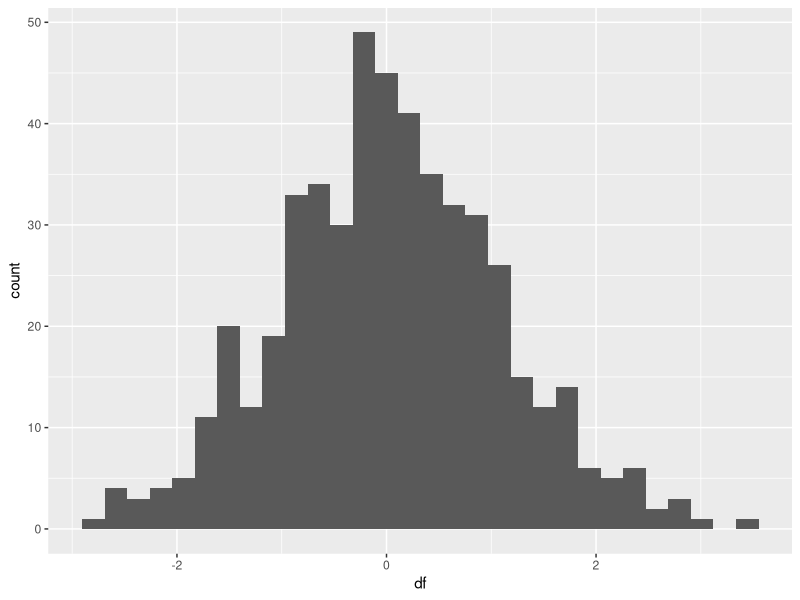

Here is the R script that generated this plot:
## ---- chunk 1
library(ggplot2)
df<-rnorm(500)
df<-as.data.frame(df)
ggplot(df, aes(x=df))+geom_histogram()
